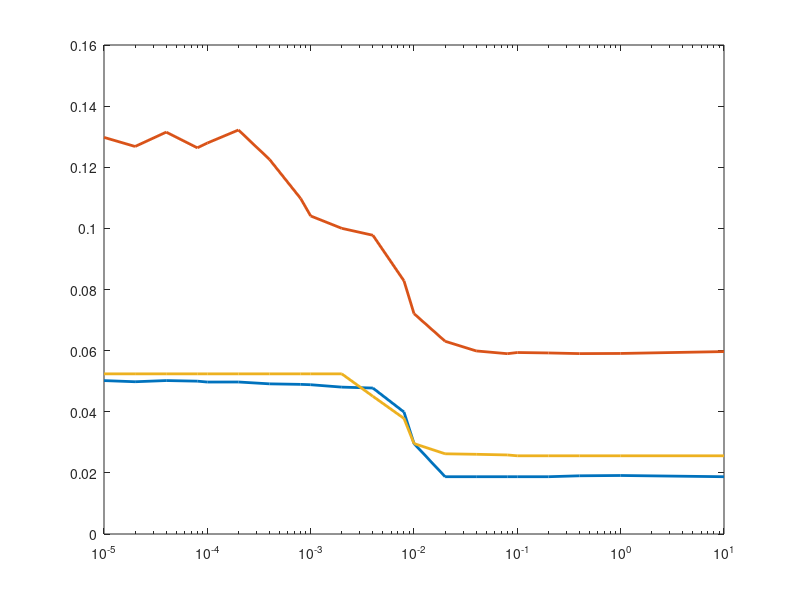

This chart was generated by the following MATLAB code:
clc;
close all;
clear;

load arch5RU.mat
load arch4RU.mat
load arch2RU.mat

betav1 = [0, ...
    1e-5, 2e-5, 4e-5, 8e-5, ...
    1e-4, 2e-4, 4e-4, 8e-4, ...
    1e-3, 2e-3, 4e-3, 8e-3, ...
    1e-2, 2e-2, 4e-2, 8e-2, ...
    1e-1, 2e-1, 4e-1, 1, 10];

betav2 = [0, 1e-5, 2e-5, 4e-5, ...
    8e-5, 1e-4, 2e-4, 4e-4, ...
    8e-4, 1e-3, 2e-3, 4e-3, ...
    8e-3, 1e-2, 2e-2, 4e-2, ...
    8e-2, 1e-1];
ruVsBetaA5(end+1:end+4) = ruVsBetaA5(end);
ueAveVsBetaA5(end+1:end+4) = ueAveVsBetaA5(end);
% figure1 = figure;
% semilogx(betav1, ruVsBetaA2, 'linewidth', 2, 'displayname', 'Arch 2')
% hold on;
% semilogx(betav1, ruVsBetaA4, 'linewidth', 2, 'displayname', 'Arch 4')
% semilogx(betav1, ruVsBetaA5, 'linewidth', 2, 'displayname', 'Arch 5')
% figure;
% semilogx(betav1, efVsBetaA2)
% hold on;
% semilogx(betav1, efVsBetaA4)
% semilogx(betav2, efVsBetaA5)

figure1 = figure;
semilogx(betav1, ueAveVsBetaA2, 'linewidth', 2, 'displayname', 'Arch 2')
hold on;
semilogx(betav1, ueAveVsBetaA4, 'linewidth', 2, 'displayname', 'Arch 4')
semilogx(betav1, ueAveVsBetaA5, 'linewidth', 2, 'displayname', 'Arch 5')